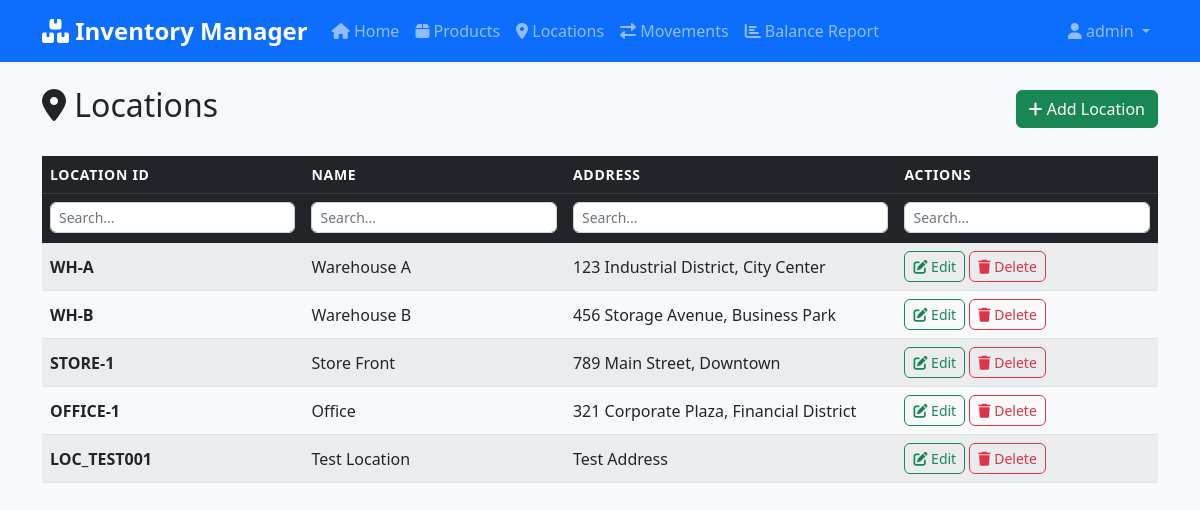
The app's page /locations (signed in) with its own data.
### app.py (models this page shows, shortened)
class User(UserMixin, db.Model):
    id = db.Column(db.Integer, primary_key=True)
    username = db.Column(db.String(80), unique=True, nullable=False)
    email = db.Column(db.String(120), unique=True, nullable=False)
    password_hash = db.Column(db.String(120), nullable=False)

class Location(db.Model):
    location_id = db.Column(db.String(50), primary_key=True)
    name = db.Column(db.String(100), nullable=False)
    address = db.Column(db.Text)

### app.py (the view)
@app.route('/locations')
@login_required
def locations():
    locations = Location.query.all()
    return render_template('locations.html', locations=locations)

### app.py (called while the page is built)
@login_manager.user_loader
def load_user(user_id):
    return User.query.get(int(user_id))

### templates/locations.html (shortened to what this page needs)
{% extends "base.html" %}
{% block content %}
<div class="d-flex justify-content-between align-items-center mb-4">
    <h2><i class="fas fa-map-marker-alt"></i> Locations</h2>
    <a href="{{ url_for('add_location') }}" class="btn btn-success">
        <i class="fas fa-plus"></i> Add Location
    </a>
</div>
{% if locations %}
<div class="table-responsive">
    <table class="table table-striped table-hover">
        <thead class="table-dark">
            <tr>
                <th>Location ID</th>
                <th>Name</th>
                <th>Address</th>
                <th>Actions</th>
            </tr>
        </thead>
        <tbody>
            {% for location in locations %}
            <tr>
                <td><strong>{{ location.location_id }}</strong></td>
                <td>{{ location.name }}</td>
                <td>{{ location.address or 'No address' }}</td>
                <td>
                    <a href="{{ url_for('edit_location', location_id=location.location_id) }}"
                       class="btn btn-sm btn-outline-success">
                        <i class="fas fa-edit"></i> Edit
                    </a>
                    <a href="{{ url_for('delete_location', location_id=location.location_id) }}"
                       class="btn btn-sm btn-outline-danger"
                       onclick="return confirm('Are you sure you want to delete this location?')">
                        <i class="fas fa-trash"></i> Delete
                    </a>
                </td>
            </tr>
            {% endfor %}
        </tbody>
    </table>
</div>
{% else %}
<div class="alert alert-info text-center">
    <i class="fas fa-info-circle"></i> No locations found.
    <a href="{{ url_for('add_location') }}" class="alert-link">Add your first location</a>
</div>
{% endif %}
{% endblock %}

### templates/base.html (shortened to what this page needs)
<!DOCTYPE html>
<html lang="en">
<head>
    <link href="https://cdn.jsdelivr.net/npm/bootstrap@5.1.3/dist/css/bootstrap.min.css" rel="stylesheet">
    <link href="https://cdnjs.cloudflare.com/ajax/libs/font-awesome/6.0.0/css/all.min.css" rel="stylesheet">
    <link href="{{ url_for('static', filename='css/style.css') }}" rel="stylesheet">
</head>
<body>
    <nav class="navbar navbar-expand-lg navbar-dark bg-primary">
        <div class="container">
            <a class="navbar-brand" href="{{ url_for('index') }}">
                <i class="fas fa-boxes"></i> Inventory Manager
            </a>
            <div class="collapse navbar-collapse" id="navbarNav">
                <ul class="navbar-nav me-auto">
                    <li class="nav-item">
                        <a class="nav-link" href="{{ url_for('index') }}">
                            <i class="fas fa-home"></i> Home
                        </a>
                    </li>
                    <li class="nav-item">
                        <a class="nav-link" href="{{ url_for('products') }}">
                            <i class="fas fa-box"></i> Products
                        </a>
                    </li>
                    <li class="nav-item">
                        <a class="nav-link" href="{{ url_for('locations') }}">
                            <i class="fas fa-map-marker-alt"></i> Locations
                        </a>
                    </li>
                    <li class="nav-item">
                        <a class="nav-link" href="{{ url_for('movements') }}">
                            <i class="fas fa-exchange-alt"></i> Movements
                        </a>
                    </li>
                    <li class="nav-item">
                        <a class="nav-link" href="{{ url_for('balance') }}">
                            <i class="fas fa-chart-bar"></i> Balance Report
                        </a>
                    </li>
                </ul>
                <ul class="navbar-nav">
                    {% if current_user.is_authenticated %}
                        <li class="nav-item dropdown">
                            <a class="nav-link dropdown-toggle" href="#" id="navbarDropdown" role="button" data-bs-toggle="dropdown">
                                <i class="fas fa-user"></i> {{ current_user.username }}
                            </a>
                        </li>
                    {% endif %}
                </ul>
            </div>
        </div>
    </nav>
    <div class="container mt-4">
        {% block content %}{% endblock %}
    </div>
</body>
</html>

### static/css/style.css (style rules this page uses)
body { background-color: #f8f9fa; font-family: 'Segoe UI', Tahoma, Geneva, Verdana, sans-serif; }
.navbar-brand { font-weight: bold; font-size: 1.5rem; }
.navbar-nav .nav-link { font-weight: 500; transition: color 0.3s ease; }
.table th { border-top: none; font-weight: 600; text-transform: uppercase; font-size: 0.875rem; letter-spacing: 0.05em; }
.table td { vertical-align: middle; }
.btn { font-weight: 500; border-radius: 0.375rem; transition: all 0.15s ease-in-out; }
.btn-sm { padding: 0.25rem 0.5rem; font-size: 0.875rem; }

### records on screen
User: username "admin"
Location: location_id "WH-A", name "Warehouse A", address "123 Industrial District, City Center"
Location: location_id "WH-B", name "Warehouse B", address "456 Storage Avenue, Business Park"
Location: location_id "STORE-1", name "Store Front", address "789 Main Street, Downtown"
Location: location_id "OFFICE-1", name "Office", address "321 Corporate Plaza, Financial District"
Location: location_id "LOC_TEST001", name "Test Location", address "Test Address"
